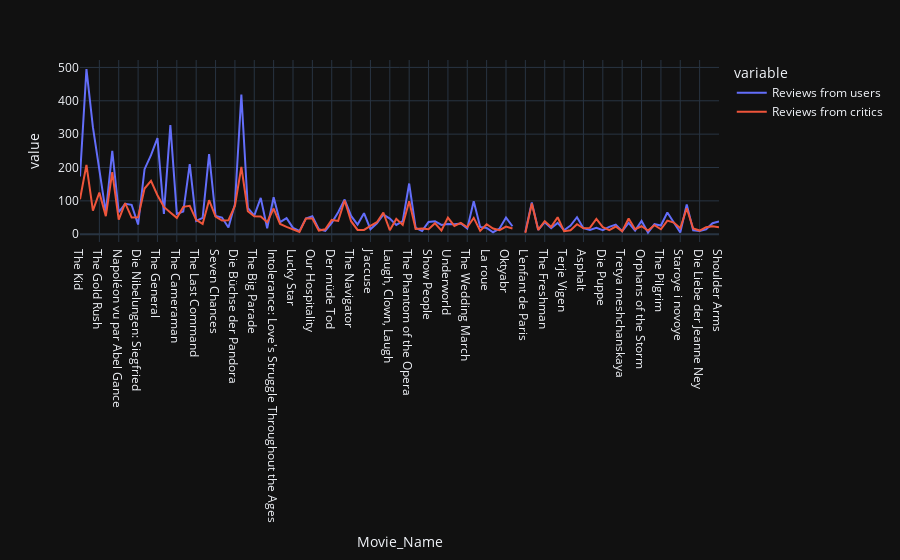

Here is the notebook cell this chart was saved with:
### Code cell
fig=px.line(dfb.head(100), x='Movie_Name' , y=['Reviews from users', 'Reviews from critics'], template='plotly_dark')
fig.show()

### Figure 1 — Plotly figure (JSON) as saved in the notebook; plotly's stock layout.template omitted (floating-point values rounded to 4 significant figures)
{"data": [{"hovertemplate": "variable=Reviews from users<br>Movie_Name=%{x}<br>value=%{y}<extra></extra>", "legendgroup": "Reviews from users", "line": {"color": "#636efa", "dash": "solid"}, "marker": {"symbol": "circle"}, "mode": "lines", "name": "Reviews from users", "orientation": "v", "showlegend": true, "type": "scatter", "x": ["The Kid", "Metropolis", "Sherlock Jr.", "The Gold Rush", "Faust: Eine deutsche Volkssage", "Sunrise: A Song of Two Humans", "Napoléon vu par Abel Gance", "Safety Last!", "Greed", "Die Nibelungen: Siegfried", "La passion de Jeanne d'Arc", "Das Cabinet des Dr. Caligari", "The General", "Der letzte Mann", "The Circus", "The Cameraman", "Körkarlen", "Bronenosets Potemkin", "The Last Command", "The Wind", "All Quiet on the Western Front", "Seven Chances", "Tagebuch einer Verlorenen", "Die Nibelungen: Kriemhilds Rache", "Die Büchse der Pandora", "Nosferatu, eine Symphonie des Grauens", "Steamboat Bill, Jr.", "The Big Parade", "The Unknown", "Lonesome", "Intolerance: Love's Struggle Throughout the Ages", "City Girl", "He Who Gets Slapped", "Lucky Star", "Le roman de Renard", "Die Abenteuer des Prinzen Achmed", "Our Hospitality", "Visages d'enfants", "Po zakonu", "Der müde Tod", "The Man Who Laughs", "Der blaue Engel", "The Navigator", "The Scarlet Letter", "Girl Shy", "J'accuse", "Speedy", "The Thief of Bagdad", "Laugh, Clown, Laugh", "Spione", "Flesh and the Devil", "The Phantom of the Opera", "A Cottage on Dartmoor", "L'argent", "Show People", "Stachka", "The Student Prince in Old Heidelberg", "Underworld", "The Kid Brother", "7th Heaven", "The Wedding March", "Animal Crackers", "The Patsy", "La roue", "Coeur fidèle", "For Heaven's Sake", "Oktyabr", "Beggars of Life", "Almost Human", "L'enfant de Paris", "Wings", "Mat", "The Freshman", "3 Bad Men", "The Docks of New York", "Terje Vigen", "Why Worry?", "Way Down East", "Asphalt", "Varieté", "Menschen am Sonntag", "Die Puppe", "My Best Girl", "Street Angel", "Tretya meshchanskaya", "Le sang d'un poète", "Judex", "Orphans of the Storm", "Schaste", "Kurutta ippêji", "The Pilgrim", "Hell's Angels", "Frau im Mond", "Staroye i novoye", "Broken Blossoms or The Yellow Man and the Girl", "Berg-Ejvind och hans hustru", "Die Liebe der Jeanne Ney", "Arsenal", "Sparrows", "Shoulder Arms"], "xaxis": "x", "y": [173, 495, 321, 190, 65, 250, 66, 91, 88, 29, 195, 237, 288, 61, 327, 61, 68, 210, 40, 49, 240, 55, 50, 20, 90, 419, 79, 56, 109, 18, 111, 36, 48, 19, 10, 47, 54, 15, 10, 34, 66, 104, 55, 29, 63, 15, 33, 59, 47, 28, 39, 152, 19, 10, 37, 39, 28, 31, 30, 32, 17, 99, 22, 19, 6, 17, 50, 24, null, 7, 95, 13, 36, 18, 34, 12, 26, 51, 18, 13, 19, 12, 22, 29, 9, 34, 11, 40, 5, 30, 26, 65, 35, 5, 89, 12, 10, 15, 33, 38], "yaxis": "y"}, {"hovertemplate": "variable=Reviews from critics<br>Movie_Name=%{x}<br>value=%{y}<extra></extra>", "legendgroup": "Reviews from critics", "line": {"color": "#EF553B", "dash": "solid"}, "marker": {"symbol": "circle"}, "mode": "lines", "name": "Reviews from critics", "orientation": "v", "showlegend": true, "type": "scatter", "x": ["The Kid", "Metropolis", "Sherlock Jr.", "The Gold Rush", "Faust: Eine deutsche Volkssage", "Sunrise: A Song of Two Humans", "Napoléon vu par Abel Gance", "Safety Last!", "Greed", "Die Nibelungen: Siegfried", "La passion de Jeanne d'Arc", "Das Cabinet des Dr. Caligari", "The General", "Der letzte Mann", "The Circus", "The Cameraman", "Körkarlen", "Bronenosets Potemkin", "The Last Command", "The Wind", "All Quiet on the Western Front", "Seven Chances", "Tagebuch einer Verlorenen", "Die Nibelungen: Kriemhilds Rache", "Die Büchse der Pandora", "Nosferatu, eine Symphonie des Grauens", "Steamboat Bill, Jr.", "The Big Parade", "The Unknown", "Lonesome", "Intolerance: Love's Struggle Throughout the Ages", "City Girl", "He Who Gets Slapped", "Lucky Star", "Le roman de Renard", "Die Abenteuer des Prinzen Achmed", "Our Hospitality", "Visages d'enfants", "Po zakonu", "Der müde Tod", "The Man Who Laughs", "Der blaue Engel", "The Navigator", "The Scarlet Letter", "Girl Shy", "J'accuse", "Speedy", "The Thief of Bagdad", "Laugh, Clown, Laugh", "Spione", "Flesh and the Devil", "The Phantom of the Opera", "A Cottage on Dartmoor", "L'argent", "Show People", "Stachka", "The Student Prince in Old Heidelberg", "Underworld", "The Kid Brother", "7th Heaven", "The Wedding March", "Animal Crackers", "The Patsy", "La roue", "Coeur fidèle", "For Heaven's Sake", "Oktyabr", "Beggars of Life", "Almost Human", "L'enfant de Paris", "Wings", "Mat", "The Freshman", "3 Bad Men", "The Docks of New York", "Terje Vigen", "Why Worry?", "Way Down East", "Asphalt", "Varieté", "Menschen am Sonntag", "Die Puppe", "My Best Girl", "Street Angel", "Tretya meshchanskaya", "Le sang d'un poète", "Judex", "Orphans of the Storm", "Schaste", "Kurutta ippêji", "The Pilgrim", "Hell's Angels", "Frau im Mond", "Staroye i novoye", "Broken Blossoms or The Yellow Man and the Girl", "Berg-Ejvind och hans hustru", "Die Liebe der Jeanne Ney", "Arsenal", "Sparrows", "Shoulder Arms"], "xaxis": "x", "y": [105, 208, 71, 125, 54, 186, 44, 93, 50, 51, 137, 160, 117, 82, 65, 49, 82, 85, 43, 31, 102, 53, 41, 42, 85, 202, 69, 54, 53, 36, 77, 31, 22, 14, 7, 47, 47, 11, 15, 43, 40, 101, 39, 13, 13, 25, 36, 65, 12, 46, 28, 99, 16, 17, 15, 33, 11, 50, 25, 34, 21, 49, 10, 30, 17, 12, 23, 17, null, 4, 92, 13, 39, 22, 51, 9, 12, 30, 18, 19, 46, 21, 12, 23, 9, 47, 15, 24, 11, 27, 15, 41, 35, 18, 78, 17, 11, 21, 24, 21], "yaxis": "y"}], "layout": {"legend": {"title": {"text": "variable"}, "tracegroupgap": 0}, "margin": {"t": 60}, "xaxis": {"anchor": "y", "domain": [0, 1], "title": {"text": "Movie_Name"}}, "yaxis": {"anchor": "x", "domain": [0, 1], "title": {"text": "value"}}}}
